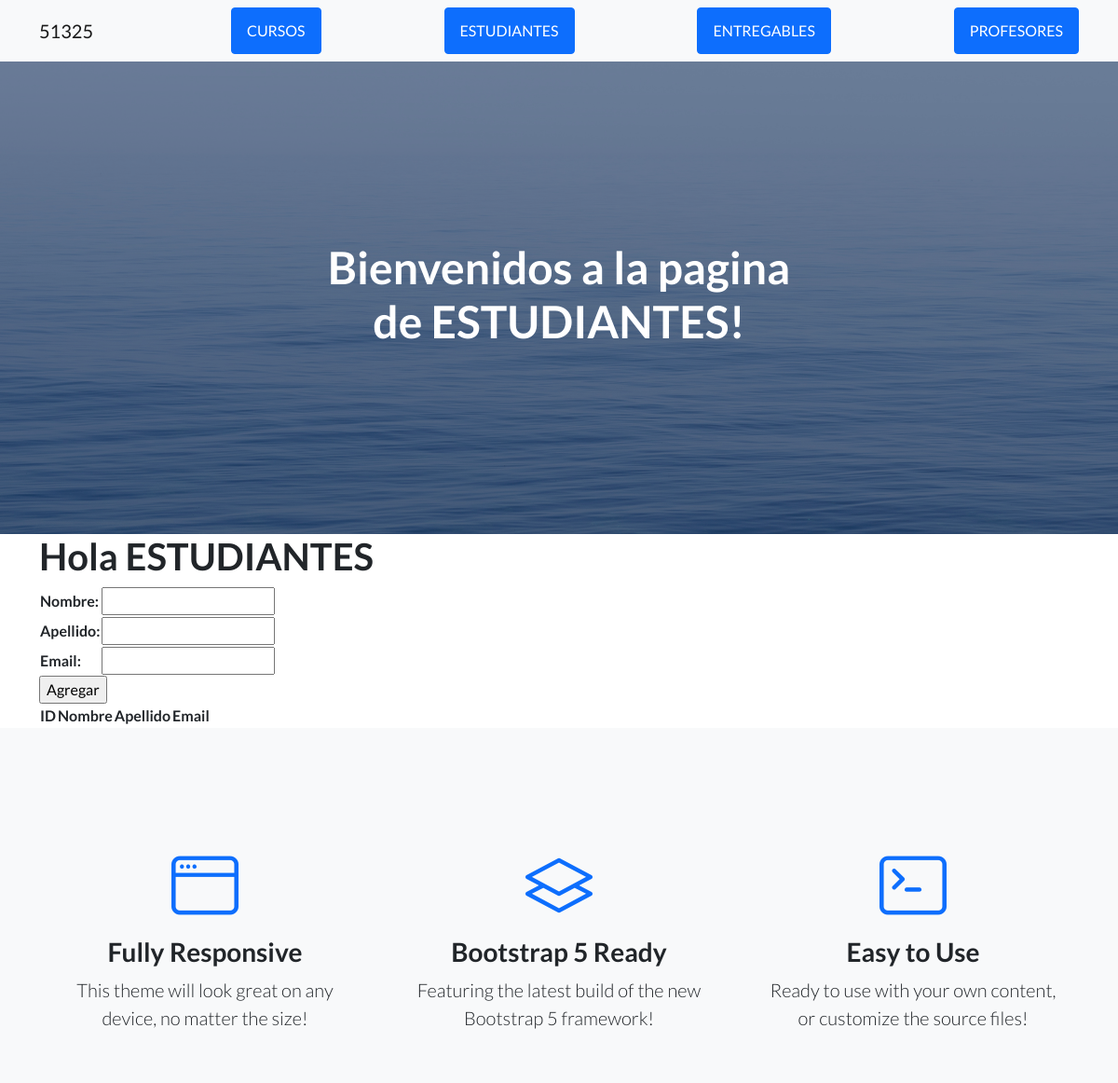
Before: /AppCoder/estudiantes/ (upper part) with the older database file.
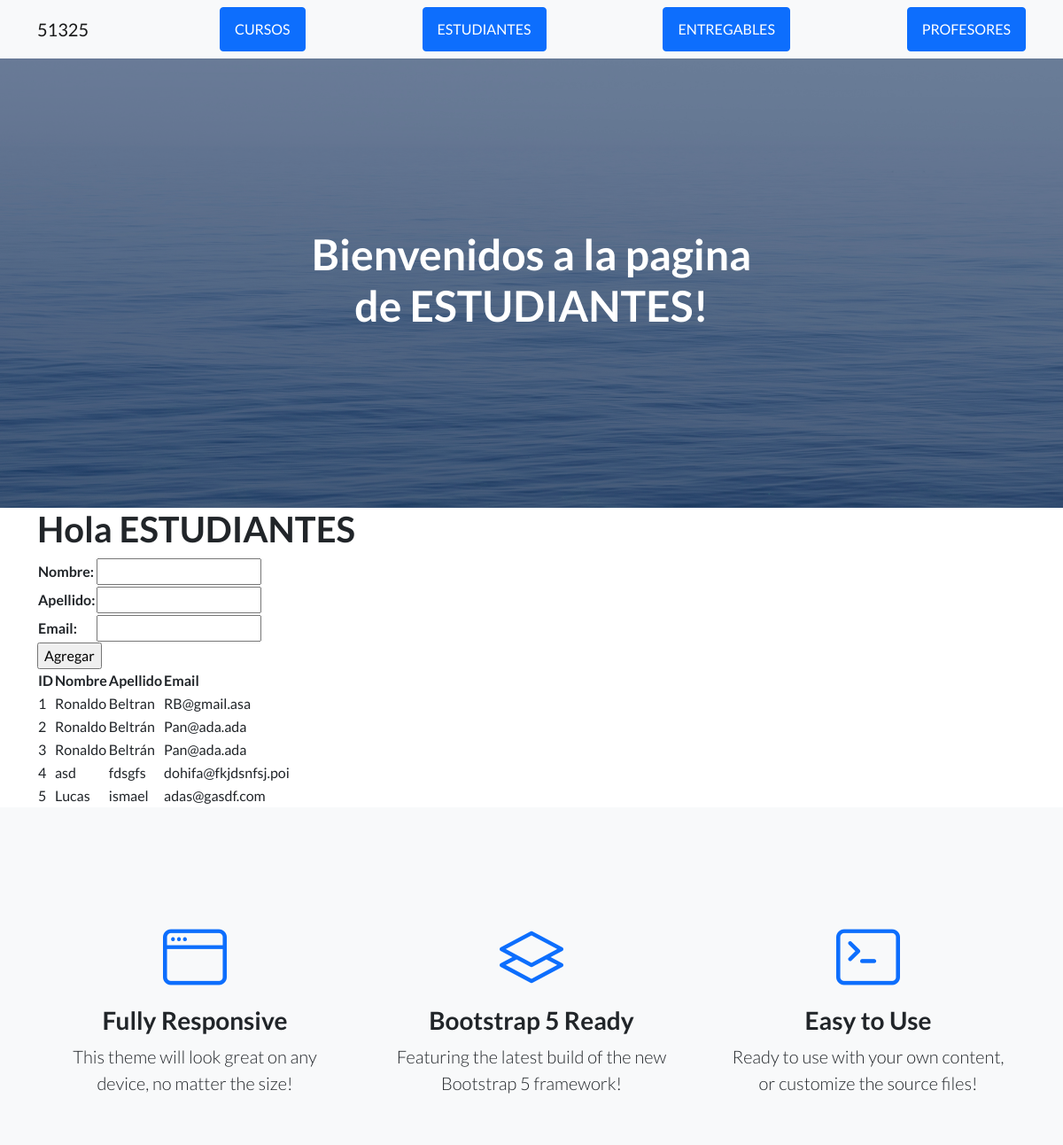
After: the same page with the newer database file.
### AppCoder/models.py (models this page shows, shortened)
class Estudiante(models.Model):
    nombre=models.CharField(max_length=50)
    apellido=models.CharField(max_length=50)
    email=models.EmailField()

### AppCoder/views.py (the view)
# urls.py: path("estudiantes/", estudiantes, name="estudiantes"),
def estudiantes(request):
    if request.method == "POST":
        form = EstudianteForm(request.POST)
        if form.is_valid():
            estudiante = Estudiante()
            estudiante.nombre = form.cleaned_data['nombre']
            estudiante.apellido = form.cleaned_data['apellido']
            estudiante.email = form.cleaned_data['email']
            estudiante.save()
            form = EstudianteForm()
    else:
        form = EstudianteForm()
    estudiantes = Estudiante.objects.all() #Profesor.objects.filter(nombre__icontains="P").all()
    context = {"estudiantes": estudiantes, "form" : form}
    return render(request, "AppCoder/estudiantes.html", context)

### AppCoder/forms.py
class EstudianteForm(forms.Form):
    nombre= forms.CharField(max_length=50)
    apellido= forms.CharField(max_length=50)
    email= forms.EmailField()

### AppCoder/templates/AppCoder/estudiantes.html (shortened to what this page needs)
{% extends "AppCoder/padre.html" %}
{% load static %}
{% block titulo %}
    <h1>Bienvenidos a la pagina de ESTUDIANTES!</h1>
{% endblock %}
{% block contenido_que_cambia %}
<h1> Hola ESTUDIANTES</h1>
<form action="" method="post">
    <table>
    {{ form.as_table }}
    </table>
    <input type="submit" value="Agregar">
</form>
<table>
    <thead>
        <tr>
            <th>ID</th>
            <th>Nombre</th>
            <th>Apellido</th>
            <th>Email</th>
        </tr>
    </thead>
    <tbody>
        {% for estudiante in estudiantes %}
        <tr>
            <td>
                {{ estudiante.id}}
            </td>
            <td>
                {{ estudiante.nombre}}
            </td>
            <td>
                {{ estudiante.apellido}}
            </td>
            <td>
                {{ estudiante.email}}
            </td>
        </tr>
        {% endfor %}
    </tbody>
</table>
{% endblock %}

### AppCoder/templates/AppCoder/padre.html (shortened to what this page needs)
<!DOCTYPE html>
<html lang="en">
    <head>
        {% load static %}
        <link href="https://cdn.jsdelivr.net/npm/bootstrap-icons@1.5.0/font/bootstrap-icons.css" rel="stylesheet" type="text/css" />
        <link href="{% static 'AppCoder/css/styles.css' %}" rel="stylesheet" />
    </head>
    <body>
        <nav class="navbar navbar-light bg-light static-top">
            <div class="container">
                <a class="navbar-brand" href="{% url 'inicioApp' %}">51325</a>
                <a class="btn btn-primary" href="{% url 'cursos' %}">CURSOS</a>
                <a class="btn btn-primary" href="{% url 'estudiantes' %}">ESTUDIANTES</a>
                <a class="btn btn-primary" href="{% url 'entregables' %}">ENTREGABLES</a>
                <a class="btn btn-primary" href="{% url 'profesores' %}">PROFESORES</a>
            </div>
        </nav>
        <header class="masthead">
            <div class="container position-relative">
                <div class="row justify-content-center">
                    <div class="col-xl-6">
                        <div class="text-center text-white">
                            {% block titulo %}
                            {% endblock %}
                        </div>
                    </div>
                </div>
            </div>
        </header>
        <div class="container">
        {% block contenido_que_cambia %}
        {% endblock %}
        </div>
        <section class="features-icons bg-light text-center">
            <div class="container">
                <div class="row">
                    <div class="col-lg-4">
                        <div class="features-icons-item mx-auto mb-5 mb-lg-0 mb-lg-3">
                            <div class="features-icons-icon d-flex"><i class="bi-window m-auto text-primary"></i></div>
                            <h3>Fully Responsive</h3>
                            <p class="lead mb-0">This theme will look great on any device, no matter the size!</p>
                        </div>
                    </div>
                    <div class="col-lg-4">
                        <div class="features-icons-item mx-auto mb-5 mb-lg-0 mb-lg-3">
                            <div class="features-icons-icon d-flex"><i class="bi-layers m-auto text-primary"></i></div>
                            <h3>Bootstrap 5 Ready</h3>
                            <p class="lead mb-0">Featuring the latest build of the new Bootstrap 5 framework!</p>
                        </div>
                    </div>
                    <div class="col-lg-4">
                        <div class="features-icons-item mx-auto mb-0 mb-lg-3">
                            <div class="features-icons-icon d-flex"><i class="bi-terminal m-auto text-primary"></i></div>
                            <h3>Easy to Use</h3>
                            <p class="lead mb-0">Ready to use with your own content, or customize the source files!</p>
                        </div>
                    </div>
                </div>
            </div>
        </section>
    </body>
</html>

Changed rows visible on the page:
added Estudiante: id "1", nombre "Ronaldo", apellido "Beltran", email "RB@gmail.asa"
added Estudiante: id "2", nombre "Ronaldo", apellido "Beltrán", email "Pan@ada.ada"
added Estudiante: id "3", nombre "Ronaldo", apellido "Beltrán", email "Pan@ada.ada"
added Estudiante: id "4", nombre "asd", apellido "fdsgfs", email "dohifa@fkjdsnfsj.poi"
added Estudiante: id "5", nombre "Lucas", apellido "ismael", email "adas@gasdf.com"
